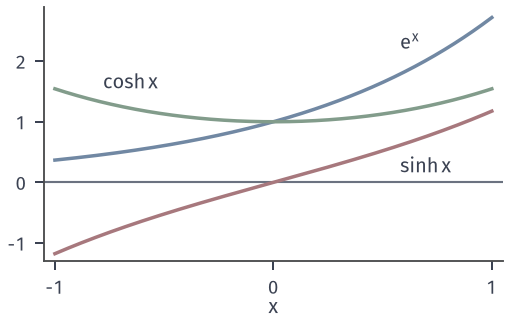

The script that drew this image:
from pathlib import Path
import sys
ROOT = next(p for p in Path(__file__).resolve().parents if (p/"build.sh").is_file() and (p/"tex/book.tex").is_file())
sys.path.insert(0, str(ROOT/"figures/00-shared/mathematical-preliminaries-upper/00-shared/comprehension-figures"))
from support import figure, save, BLUE, GREEN, YELLOW, RED, PURPLE, INK, MUTED, GRID, BLUE_FILL, GREEN_FILL, YELLOW_FILL, RED_FILL, PURPLE_FILL
import numpy as np

def panel_labels(fig, axes, y=.015):
    for ax, s in zip(axes, "(a) (b) (c)".split()):
        q = ax.get_position(); fig.text((q.x0+q.x1)/2, y, s, ha="center", va="bottom")

# e^x = cosh + sinh on [-1,1]; ||sinh||^2 = sinh(2)/2 - 1 ~ 0.813
fig, ax = figure(width_mm=72, height_mm=46)
x = np.linspace(-1, 1, 801)
ax.axhline(0, color=MUTED, lw=.85)
ax.plot(x, np.exp(x), color=BLUE, lw=1.4); ax.plot(x, np.cosh(x), color=GREEN, lw=1.4); ax.plot(x, np.sinh(x), color=RED, lw=1.4)
ax.text(.58, 2.2, '$e^x$'); ax.text(-.78, 1.55, r'$\cosh x$'); ax.text(.58, .16, r'$\sinh x$')
ax.set_xlim(-1.05, 1.05); ax.set_ylim(-1.3, 2.9); ax.set_xticks([-1, 0, 1]); ax.set_yticks([-1, 0, 1, 2]); ax.set_xlabel('$x$', labelpad=0)
print('sinh2', np.sinh(2)/2-1)
save(fig, Path(__file__).resolve().parent, 'figure', {'formula': 'P_E e^x = cosh x, error sinh x, ||sinh||_2^2 = sinh(2)/2-1'})
